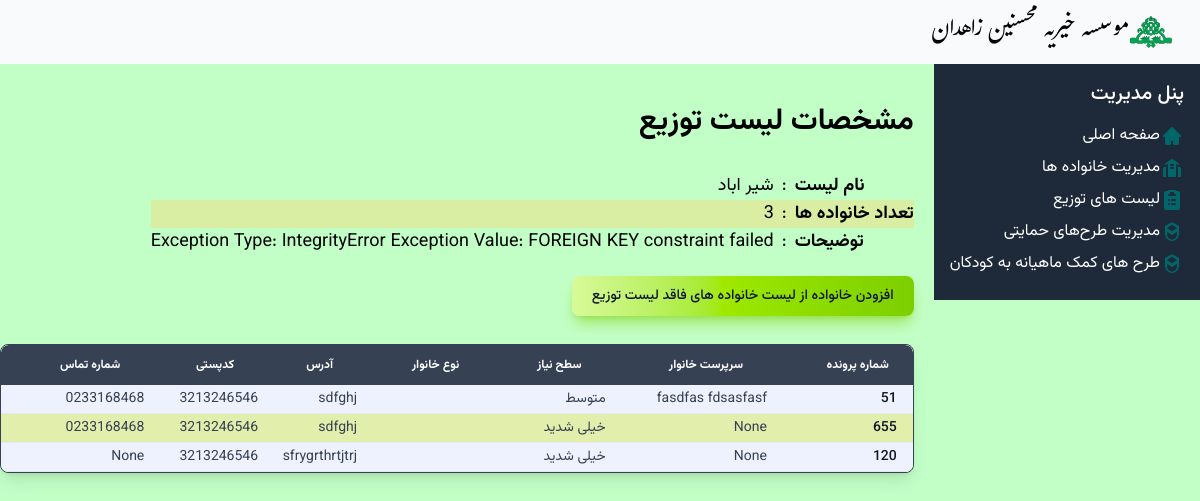
Screenshot of /dist/1/ with the database file from the repository.
### Mohsenin/models.py (models this page shows, shortened)
class Dist(models.Model):
    name = models.CharField('نام لیست توزیع', max_length=100, unique=True)
    note = models.TextField('توضیحات', default="")
    def familycount(self):
        return self.families.filter(is_active=True).count()

class Family(models.Model):
    doc_code = models.IntegerField('شماره پرونده')
    need_level = models.IntegerField('سطح نیاز', default=1, choices=NEED_LEVEL_CHOICE)
    family_type = models.ForeignKey(Family_Type, verbose_name='نوع نیازمندی', on_delete=models.SET_NULL, null=True, blank=True)
    guardian = models.ForeignKey('Person', verbose_name='سرپرست خانوار', on_delete=models.SET_NULL, related_name='guardianship', null=True)
    address = models.CharField('آدرس',max_length=255)
    contact_number = models.CharField('شماره تماس',max_length=15, blank=True, null=True)
    postal_code = models.CharField('کدپستی',max_length=10, blank=True, null= True)
    distlist = models.ForeignKey(Dist, verbose_name='لیست توزیع',on_delete=models.SET_NULL, null=True, related_name='families')
    is_active = models.BooleanField('تحت پوشش',default=True, choices=SUPPORTING_CHOICE)

class Person(models.Model):
    family = models.ForeignKey(Family, related_name='members', verbose_name='خانواده', on_delete=models.CASCADE)
    first_name = models.CharField('نام',max_length=50)
    last_name = models.CharField('نام خانوادگی',max_length=50)
    father_name = models.CharField('نام پدر', max_length=50)
    national_id = models.CharField('شماره ملی', max_length=10)
    birth_date = models.DateField('تاریخ تولد') #TODO: USE django-jalali
    is_orphan = models.BooleanField('یتیم', choices=YES_NO_CHOICE)
    is_active = models.BooleanField('تحت پوشش', default=True, choices=SUPPORTING_CHOICE)
    def __str__(self):
        return self.first_name + " " +self.last_name

### Mohsenin/Views/distviews.py (the view)
# urls.py: path('dist/<int:pk>/', distviews.DistDetailView.as_view(), name='dist_detail'),
class DistDetailView(View):
    template_name = 'Dist/dist_detail.html'
    def get(self, request, pk):
        dist = get_object_or_404(Dist, pk=pk)
        families = dist.families.all()
        context = {
        'dist': dist,
        'families': families,
        }
        return render(request, self.template_name, context)

### Mohsenin/templates/Dist/dist_detail.html (shortened to what this page needs)
{% extends 'base.html' %}
{% block content %}
  <div class="rtl">
    <h2 class="vazir-bold pt-10 pb-8 text-3xl">مشخصات لیست توزیع</h2>
    <table class="w-full max-w-2xl text-right vazir-normal text-lg">
      <tbody>
          <tr>
              <td class="text-left vazir-bold" style="max-width: 200px; white-space: nowrap;">
                نام لیست
              </td>
              <td class="text-center px-2" style="width: 20px;">
                  :
              </td>
              <td class="text-right" style="width: 800px; white-space: nowrap;">
                {{ dist.name }}
              </td>
          </tr>
          <tr>
            <td class="text-left  vazir-bold" style="max-width: 200px; white-space: nowrap;">
              تعداد خانواده ها
            </td>
            <td class="text-center" style="width: 20px;">
                :
            </td>
            <td class="text-right" style="width: 800px;  white-space: nowrap;">
              {{ dist.familycount }}
            </td>
          </tr>
          <tr>
            <td class="text-left vazir-bold" style="max-width: 200px; white-space: nowrap;">
              <p><storng>توضیحات</strong></p>
            </td>
            <td class="text-center" style="width: 20px;">
                :
            </td>
            <td class="text-right" style="width:800px; white-space: nowrap;">
              {{ dist.note }}
            </td>
          </tr>
      </tbody>
  </table>
<div class="py-5 vazir-medium no-print">
<button type="button" class="text-gray-900 bg-gradient-to-r from-lime-200 via-lime-400 to-lime-500 hover:bg-gradient-to-br focus:ring-4 focus:outline-none focus:ring-lime-300 dark:focus:ring-lime-800 shadow-lg shadow-lime-500/50 dark:shadow-lg dark:shadow-lime-800/80 font-medium rounded-lg text-sm px-5 py-2.5 text-center me-2 mb-2">
<a href="{% url 'families_without_dist' pk=dist.pk %}">افزودن خانواده از لیست خانواده های فاقد لیست توزیع</a>
</button>
</div>
<div class="relative overflow-x-auto shadow-lg sm:rounded-lg border border-gray-700">
<table class="w-full text-sm rtl:text-right text-gray-700 bg-white rounded-lg overflow-hidden">
    <thead class="text-xs text-gray-700 uppercase bg-gray-700 text-white">
    <tr class='vazir-semibold'>
        <th scope="col" class="px-6 py-3 text-end">شماره پرونده</th>
        <th scope="col" class="px-6 py-3 text-right">سرپرست خانوار</th>
        <th scope="col" class="px-6 py-3 text-right">سطح نیاز</th>
        <th scope="col" class="px-6 py-3 text-right">نوع خانوار</th>
        <th scope="col" class="px-6 py-3 text-right">آدرس </th>
        <th scope="col" class="px-6 py-3 text-right">کدپستی</th>
        <th scope="col" class="px-6 py-3 text-right">شماره تماس</th>
    </tr>
</thead>
<tbody>
    {% for family in families %}
    <tr class="{% if forloop.counter|divisibleby:2 %}bg-white{% else %}bg-indigo-50{% endif %} border-b border-gray-200 hover:bg-gray-50 vazir-normal">
        <th scope="row" class="px-4 py-1 font-medium text-gray-900 whitespace-nowrap ">{{ family.doc_code }}</th>
        <td >{{ family.guardian }}</td>
        <td >{{ family.get_need_level_display }}</td>
        <td >{{ family.get_family_type_display}}</td>
        <td >{{ family.address }}</td>
        <td >{{ family.postal_code}}</td>
        <td >{{ family.contact_number }}</td>
    </tr>
    {% endfor %}
</tbody>
</table>
</div>
  {% endblock %}

### static/css/style.css (style rules this page uses)
body { -webkit-print-color-adjust:exact !important; print-color-adjust:exact !important; background: #C2FFC7; }
tr:nth-child(even) { background: #ddeb9dda; }

### rows the page displays
Dist: name "شیر اباد", familycount "3", note "Exception Type: IntegrityError Exception Value: FOREIGN KEY constraint failed"
Family: doc_code "51", guardian "fasdfas fdsasfasf", need_level "متوسط", address "sdfghj", postal_code "3213246546", contact_number "0233168468"
Family: doc_code "655", guardian "None", need_level "خیلی شدید", address "sdfghj", postal_code "3213246546", contact_number "0233168468"
Family: doc_code "120", guardian "None", need_level "خیلی شدید", address "sfrygrthrtjtrj", postal_code "3213246546", contact_number "None"
